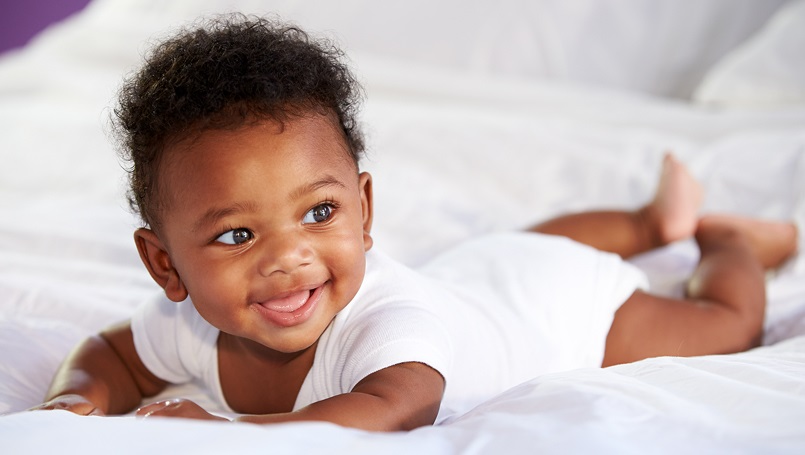
#> input picture data/normal/2.png, 805 x 455 px, found by its file name
$ python yellow_mask.py
#> lines starting #> are read from the running program, lines starting #| are printed output that depends on the picture
import cv2

# Load the image
img = cv2.imread('./data/normal/2.png')
#> img is the input picture: shape (455, 805, 3); mean B, G, R 178.2, 180.4, 196.9

# Set the opacity of the yellow color overlay (between 0 and 1)
yellow_opacity = 0.4

# Create a yellow color layer with the same dimensions as the image
yellow_layer = img.copy()
yellow_layer[:] = (0, 255, 255)  # BGR value for yellow is (0, 255, 255)
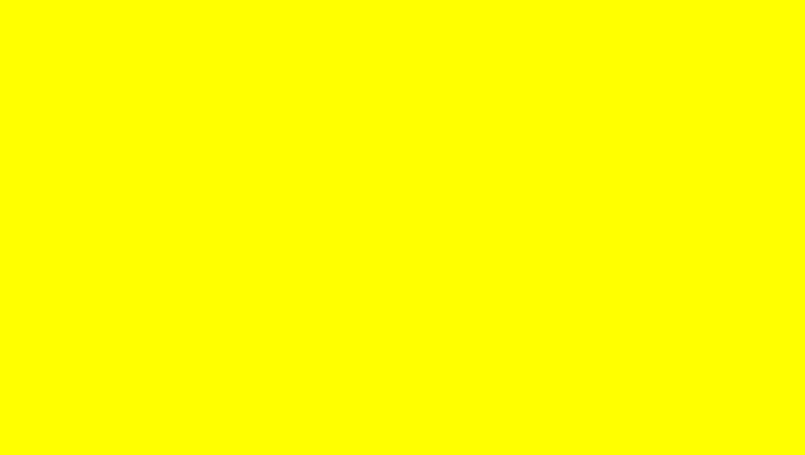
#> yellow_layer: shape (455, 805, 3); mean B, G, R 0, 255, 255

# Combine the original image and the yellow layer using addWeighted function
result = cv2.addWeighted(img, 1 - yellow_opacity, yellow_layer, yellow_opacity, 0)
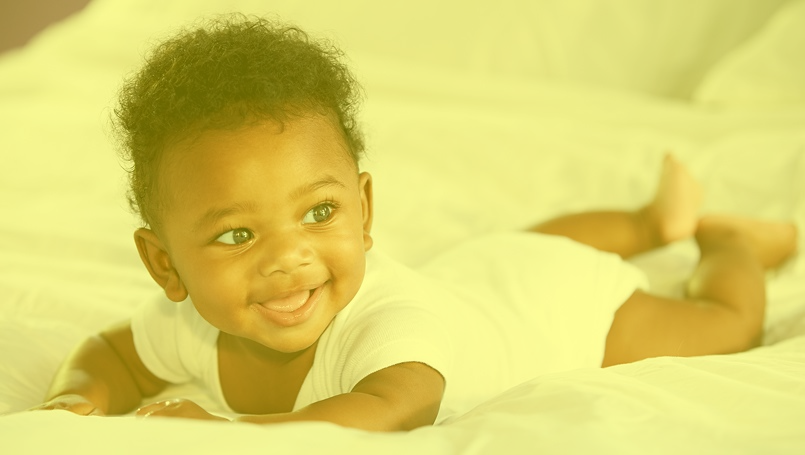
#> result: shape (455, 805, 3); mean B, G, R 106.9, 210.3, 220.1

# Display the result
cv2.imshow('Result', result)
cv2.waitKey(0)
cv2.destroyAllWindows()

$ run again, with data/normal/1.jpg saved as data/normal/2.png
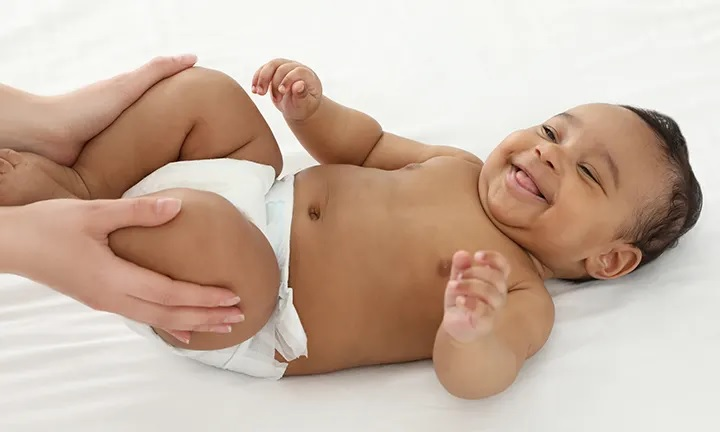
#> input picture data/normal/1.jpg, 720 x 432 px, found by its file name
#> img is the input picture: shape (432, 720, 3); mean B, G, R 163.8, 179.6, 201.8
#> `result = cv2.addWeighted(img, 1 - yellow_opacity, yellow_layer, yellow..`:
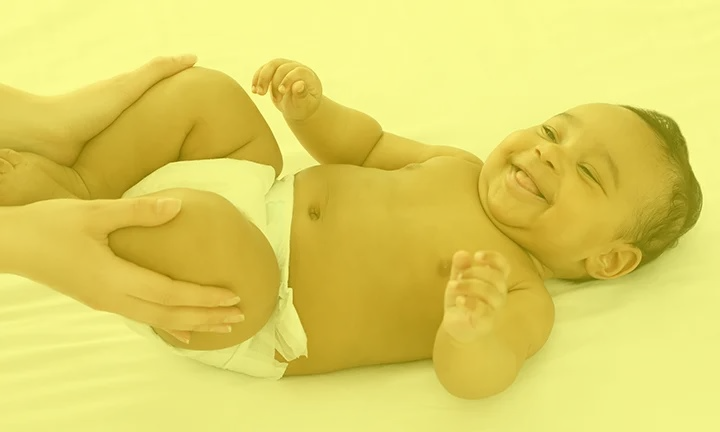
#> result: shape (432, 720, 3); mean B, G, R 98.3, 209.7, 223.1
